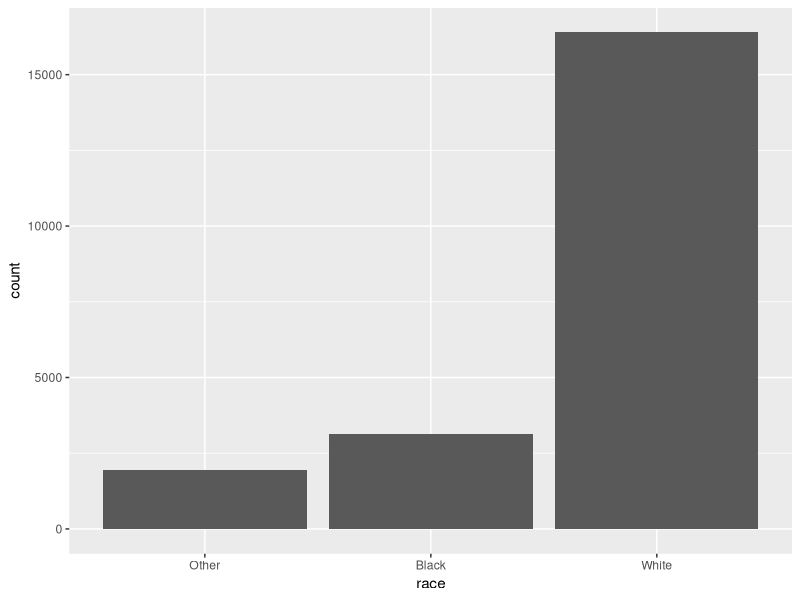
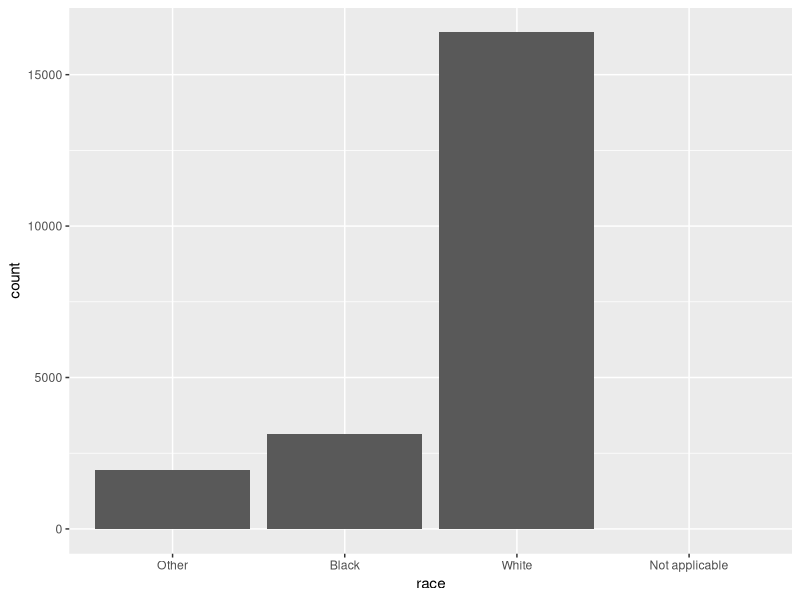
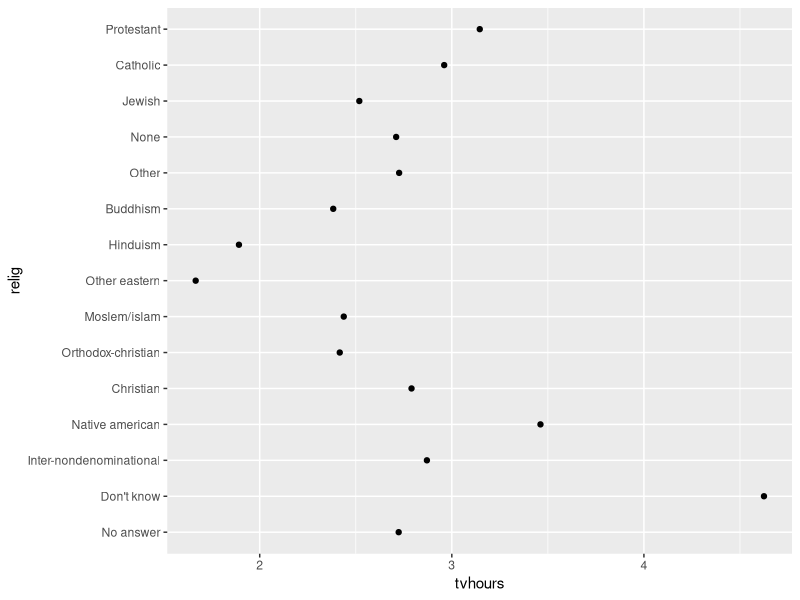
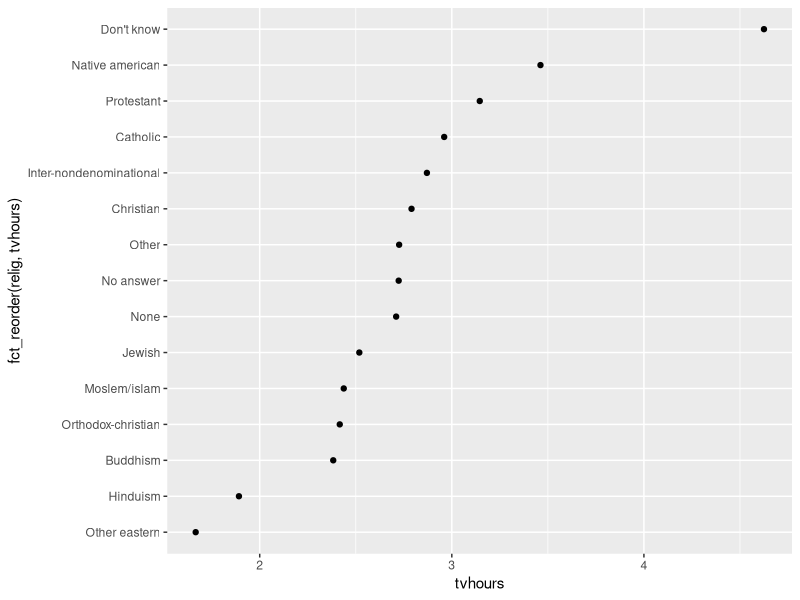
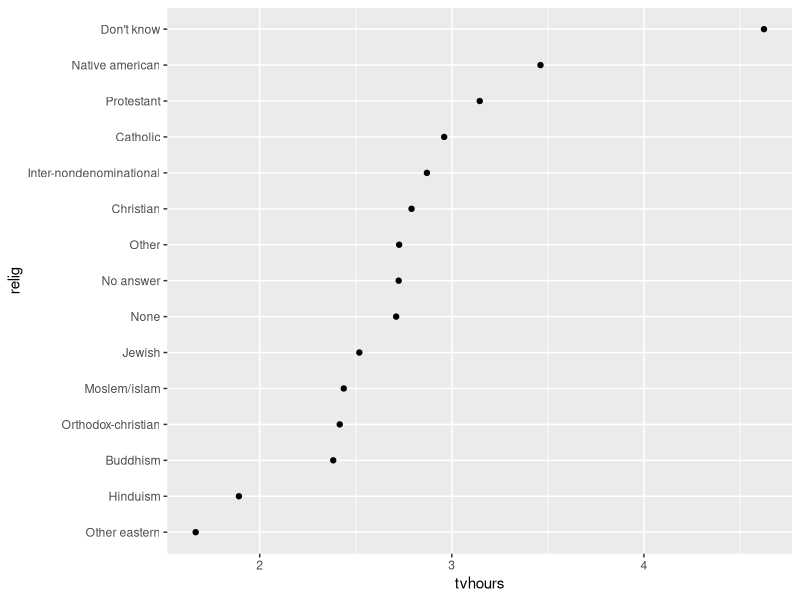
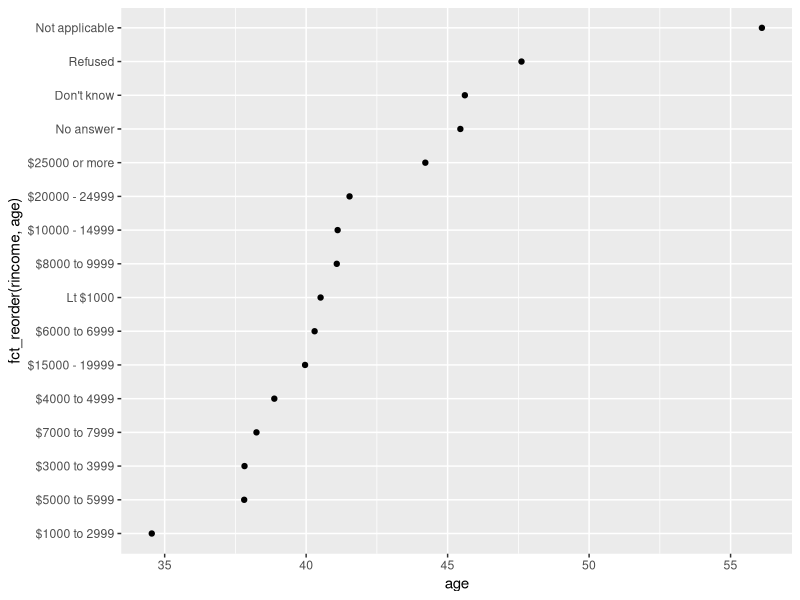
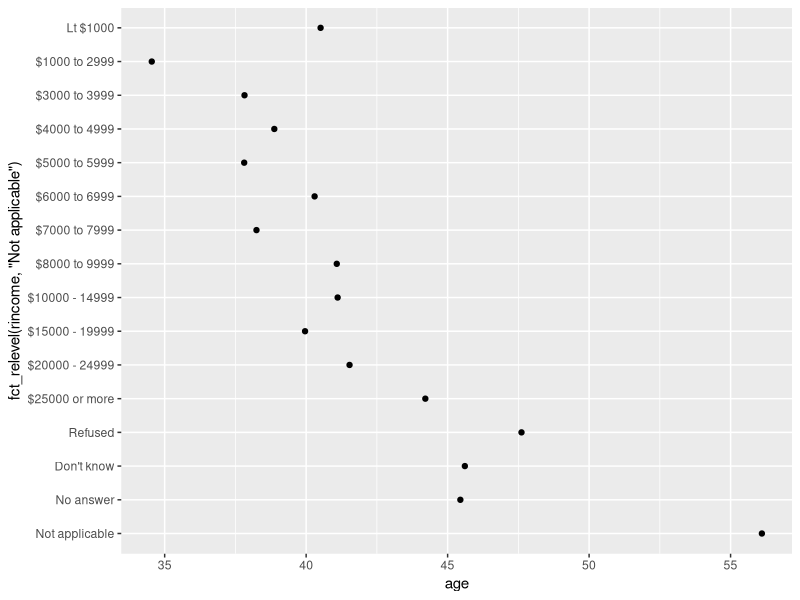
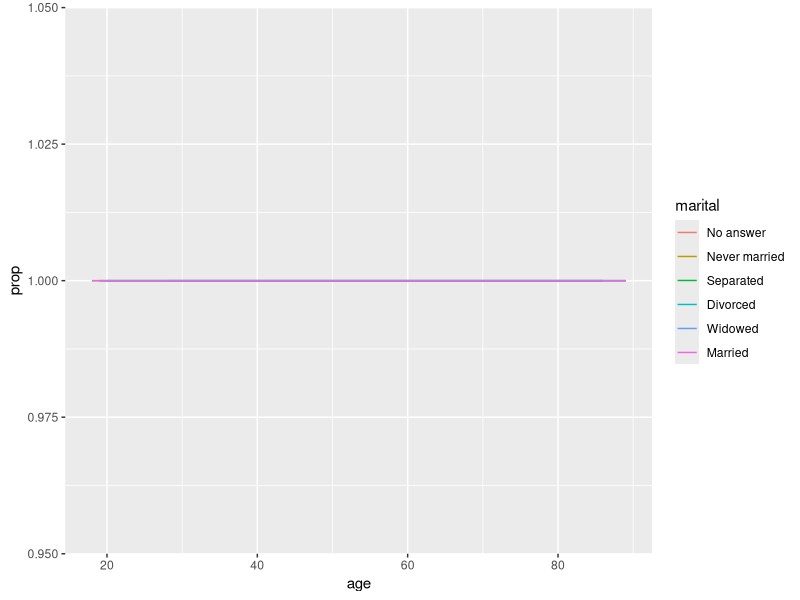

Here is the R script that generated these plots, in order:
rm(list=ls())

# To work with factors, we'll use the forcats package, which provides
# tools for dealing with categorical variables (and it's an anagram of
# factors!). It provides a wide range of helpers for working with fac-
# tors. forcats is not part of the core tidyverse, so we need to load it
# explicitly.

# install.packages("forcats")

library(tidyverse)
library(forcats)

# ------ CREATING FACTORS --------------------------------------------- #

# Imagine that you have a variable that records month:

x1 <- c("Dec", "Apr", "Jan", "Mar")

# Using a string to record this variable has two problems:

  # 1. typos

x2 <- c("Dec", "Apr", "Jam", "Mar")

  # 2. sorting

sort(x1)

# You can fix both of these problems with a factor. To create a factor
# you must start by creating a list of the valid levels:

month_levels <- c(
"Jan", "Feb", "Mar", "Apr", "May", "Jun",
"Jul", "Aug", "Sep", "Oct", "Nov", "Dec" )

# Now you can create a factor:
y1 <- factor(x1, levels = month_levels)

# And any values not in the set will be silently converted to NA:
y2 <- factor(x2, levels = month_levels)
y2

# If you want a want an error, you can use readr::parse_factor():

y2 <- parse_factor(x2, levels = month_levels)

# If you omit the levels, they'll be taken from the data in alphabetical order:

factor(x1)

# Sometimes you'd prefer that the order of the levels match the order
# of the first appearance in the data. You can do that when creating the
# factor by setting levels to unique(x), or after the fact, with fct_inorder():

  # way 1
f1 <- factor(x1, levels = unique(x1))
f1

  # way 2
f2 <- x1 %>% factor() %>% fct_inorder
f2

# If you ever need to access the set of valid levels directly, you can do
# so with levels():

levels(f2)





# ---- GENERAL SOCIAL SURVEY ------------------------------------------------- #

# Sample data:
forcats::gss_cat
?gss_cat

# When factors are stored in a tibble, you can't see their levels so
# easily. One way to see them is with count():

gss_cat %>%
  count(race)

# or with a bar chart
gss_cat %>%
  ggplot(aes(x = race)) +
  geom_bar()

# By default, ggplot2 will drop levels that don't have any values. You
# can force them to display with:

gss_cat %>%
  ggplot(aes(race)) +
  geom_bar() +
  scale_x_discrete(drop = FALSE)




# ---- MODIFYING FACTOR ORDER --------------------------------------------------- #

# It's often useful to change the order of the factor levels in a visualiza-
# tion. For example, imagine you want to explore the average number
# of hours spent watching TV per day across religions:

relig <- gss_cat %>%
  group_by(relig) %>%
  summarize(
    age = mean(age, na.rm = TRUE),
    tvhours = mean(tvhours, na.rm = TRUE),
    n = n()
  )

ggplot(relig, aes(tvhours, relig)) +
  geom_point()

# reorder with fct_reorder():
  # f, the factor whose levels you want to modify
  # x, a numeric vector that you want to use to reorder the levels
  # Optionally, fun, a function that's used if there are multiple values
  # of x for each value of f. The default value is the median.

ggplot(relig, aes(tvhours, fct_reorder(relig, tvhours))) +
  geom_point()

# As you start making more complicated transformations, I'd recom-
# mend moving them out of aes() and into a separate mutate() step.
# For example, you could rewrite the preceding plot as:

relig %>%
  mutate(relig = fct_reorder(relig, tvhours)) %>%
  ggplot(aes(tvhours, relig)) +
    geom_point()

# What if we create a similar plot looking at how average age varies
# across reported income level?

rincome <- gss_cat %>%
  group_by(rincome) %>%
  summarize(
    age = mean(age, na.rm = TRUE),
    tvhours = mean(tvhours, na.rm = TRUE),
    n = n()
  )

ggplot(rincome, aes(age, fct_reorder(rincome, age))) +
  geom_point()


# Here, arbitrarily reordering the levels isn't a good idea! That's
# because rincome already has a principled order that we shouldn't
# mess with. Reserve fct_reorder() for factors whose levels are arbi-
# trarily ordered.

# However, it does make sense to pull "Not applicable" to the front
# with the other special levels. You can use fct_relevel(). It takes a
# factor, f, and then any number of levels that you want to move to
# the front of the line:

ggplot(rincome, aes(age, fct_relevel(rincome, "Not applicable"))) +
  geom_point()

# Another type of reordering is useful when you are coloring the lines
# on a plot. fct_reorder2() reorders the factor by the y values associ-
# ated with the largest x values. This makes the plot easier to read
# because the line colors line up with the legend:

by_age <- gss_cat %>%
  filter(!is.na(age)) %>%
  group_by(age, marital) %>%
  count() %>%
  mutate(prop = n / sum(n))

ggplot(by_age, aes(age, prop, color = marital)) +
  geom_line(na.rm = TRUE)

ggplot(by_age,
       aes(age, prop, color = fct_reorder2(marital, age, prop))) +
  geom_line() +
  labs(color = "marital")


# Finally, for bar plots, you can use fct_infreq() to order levels in
# increasing frequency: this is the simplest type of reordering because
# it doesn't need any extra variables. You may want to combine with
# fct_rev():

gss_cat %>%
  mutate(marital = marital %>% fct_infreq() %>% fct_rev()) %>%
  ggplot(aes(marital)) +
    geom_bar(fill = "blue", alpha = 0.5) +
    stat_count(aes(label = ..count..), geom = "text", vjust = 0)




# ----- MODIFYING FACTOR LEVELS -------------------------------------------------- #

# More powerful than changing the orders of the levels is changing
# their values. This allows you to clarify labels for publication, and
# collapse levels for high-level displays. The most general and power-
# ful tool is fct_recode(). It allows you to recode, or change, the
# value of each level. For example, take gss_cat$partyid:

gss_cat %>%
  count(partyid)

# The levels are terse and inconsistent. Let's tweak them to be longer
# and use a parallel construction:

gss_cat %>%
  mutate(partyid = fct_recode(partyid,
                              "Republican, strong" = "Strong republican",
                              "Republican, weak" = "Not str republican",
                              "Independent, near rep" = "Ind,near rep",
                              "Independent, near dem" = "Ind,near dem",
                              "Democrat, weak" = "Not str democrat",
                              "Democrat, strong" = "Strong democrat")) %>%
  count(partyid)

# fct_recode() will leave levels that aren't explicitly mentioned as is,
# and will warn you if you accidentally refer to a level that doesn't
# exist.

# To combine groups, you can assign multiple old levels to the same
# new level:

gss_cat %>%
  mutate(partyid = fct_recode(partyid,
                              "Republican, strong" = "Strong republican",
                              "Republican, weak" = "Not str republican",
                              "Independent, near rep" = "Ind,near rep",
                              "Independent, near dem" = "Ind,near dem",
                              "Democrat, weak" = "Not str democrat",
                              "Democrat, strong" = "Strong democrat",
                              "Other" = "No answer",
                              "Other" = "Don't know",
                              "Other" = "Other party")) %>%
  count(partyid)

# If you want to collapse a lot of levels, fct_collapse() is a useful
# variant of fct_recode(). For each new variable, you can provide a
# vector of old levels:

gss_cat %>%
  mutate(partyid = fct_collapse(partyid,
                                other = c("No answer", "Don't know", "Other party"),
                                rep = c("Strong republican", "Not str republican"),
                                ind = c("Ind,near rep", "Independent", "Ind,near dem"),
                                dem = c("Not str democrat", "Strong democrat"))) %>%
  count(partyid)

# Sometimes you just want to lump together all the small groups to
# make a plot or table simpler. That's the job of fct_lump():

gss_cat %>%
  mutate(relig = fct_lump(relig)) %>%
  count(relig)

# In this case, fct_lump overcollapses. We can use the n parameter to choose
# how many groups we want to keep

gss_cat %>%
  mutate(relig = fct_lump(relig, n = 10)) %>%
  count(relig, sort = TRUE) %>%
  print(n = Inf)

